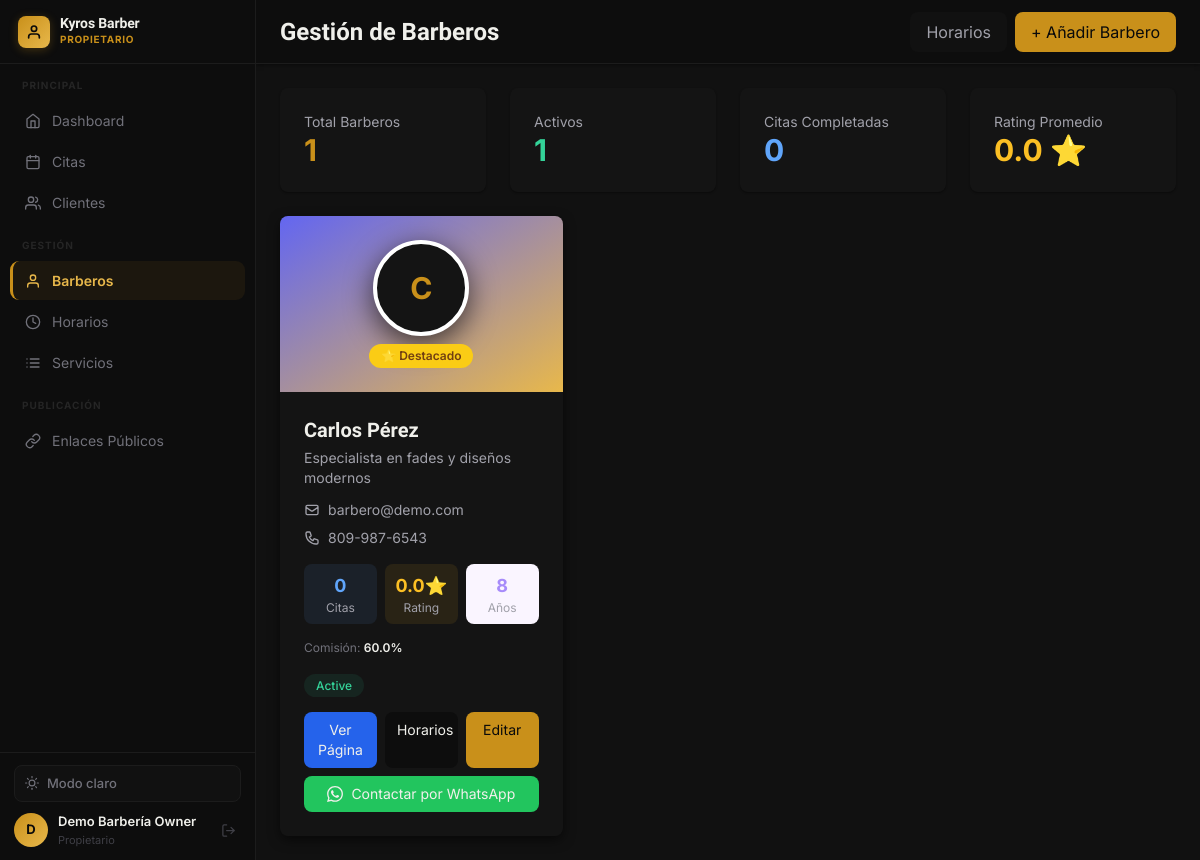
Page /dashboard/barbers.php (signed in) on the earlier database version.
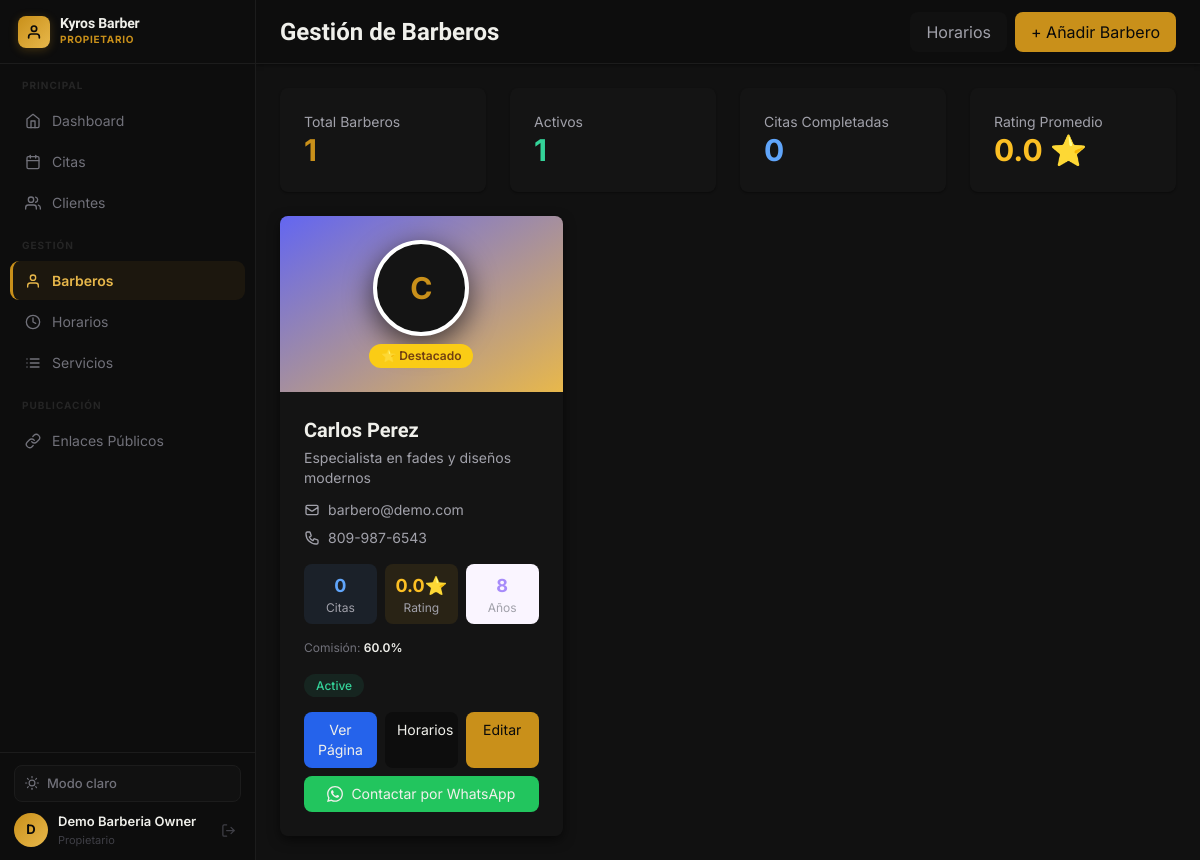
Same page on the later database version.
### tables this page shows
CREATE TABLE barbers (
    id INT AUTO_INCREMENT PRIMARY KEY,
    barbershop_id INT NOT NULL,
    user_id INT NOT NULL,
    slug VARCHAR(255) NOT NULL,
    specialty TEXT,
    bio TEXT,
    experience_years INT,
    photo VARCHAR(255),
    commission_rate DECIMAL(5, 2) DEFAULT 50.00,
    rating DECIMAL(3, 2) DEFAULT 5.00,
    total_reviews INT DEFAULT 0,
    is_featured BOOLEAN DEFAULT FALSE,
    status ENUM('active', 'inactive', 'vacation') DEFAULT 'active',
    created_at TIMESTAMP DEFAULT CURRENT_TIMESTAMP,
    updated_at TIMESTAMP DEFAULT CURRENT_TIMESTAMP ON UPDATE CURRENT_TIMESTAMP,
    FOREIGN KEY (barbershop_id) REFERENCES barbershops(id) ON DELETE CASCADE,
    FOREIGN KEY (user_id) REFERENCES users(id) ON DELETE CASCADE,
    UNIQUE KEY unique_barber_shop (barbershop_id, user_id),
    UNIQUE KEY unique_barber_slug (barbershop_id, slug),
    INDEX idx_status (status),
    INDEX idx_rating (rating)
);

CREATE TABLE users (
    id INT AUTO_INCREMENT PRIMARY KEY,
    email VARCHAR(255) UNIQUE NOT NULL,
    password VARCHAR(255) NOT NULL,
    full_name VARCHAR(255) NOT NULL,
    phone VARCHAR(20),
    role ENUM('superadmin', 'owner', 'barber', 'client') NOT NULL,
    status ENUM('active', 'inactive', 'suspended') DEFAULT 'active',
    avatar VARCHAR(255),
    created_at TIMESTAMP DEFAULT CURRENT_TIMESTAMP,
    updated_at TIMESTAMP DEFAULT CURRENT_TIMESTAMP ON UPDATE CURRENT_TIMESTAMP,
    last_login TIMESTAMP NULL,
    INDEX idx_email (email),
    INDEX idx_role (role),
    INDEX idx_status (status)
);

### core/Helpers.php (called while the page is built, shortened)
<?php
function e($string) {
    return htmlspecialchars($string, ENT_QUOTES, 'UTF-8');
}

### core/Database.php (called while the page is built, shortened)
<?php
class Database {
    private static $instance = null;
    private $connection;
    private function __construct() {
        try {
            $dsn = "mysql:host=" . DB_HOST . ";dbname=" . DB_NAME . ";charset=" . DB_CHARSET;
            $options = [
                PDO::ATTR_ERRMODE => PDO::ERRMODE_EXCEPTION,
                PDO::ATTR_DEFAULT_FETCH_MODE => PDO::FETCH_ASSOC,
                PDO::ATTR_EMULATE_PREPARES => false,
            ];
            $this->connection = new PDO($dsn, DB_USER, DB_PASS, $options);
        } catch (PDOException $e) {
            if (ENVIRONMENT === 'development') {
                die("Error de conexión: " . $e->getMessage());
            } else {
                die("Error de conexión a la base de datos");
            }
        }
    }
    public static function getInstance() {
        if (self::$instance === null) {
            self::$instance = new self();
        }
        return self::$instance;
    }
    public function query($sql, $params = []) {
        try {
            $stmt = $this->connection->prepare($sql);
            $stmt->execute($params);
            return $stmt;
        } catch (PDOException $e) {
            error_log("Database Query Error: " . $e->getMessage());
            throw $e;
        }
    }
    public function fetchAll($sql, $params = []) {
        return $this->query($sql, $params)->fetchAll();
    }
}

### dashboard/barbers.php (the view, shortened to what the changed rows need)
<?php
require_once BASE_PATH . '/core/Database.php';
require_once BASE_PATH . '/core/Helpers.php';
$db = Database::getInstance();
$barbershopId = $_SESSION['barbershop_id'];
$editBarber = null;
$barbers = $db->fetchAll("
    SELECT
        b.*,
        u.full_name,
        u.email,
        u.phone,
        u.status as user_status,
        COUNT(DISTINCT a.id) as total_appointments,
        COALESCE(AVG(r.rating), 0) as avg_rating,
        COUNT(DISTINCT r.id) as total_reviews
    FROM barbers b
    JOIN users u ON b.user_id = u.id
    LEFT JOIN appointments a ON b.id = a.barber_id AND a.status = 'completed'
    LEFT JOIN reviews r ON b.id = r.barber_id
    WHERE b.barbershop_id = ?
    GROUP BY b.id
    ORDER BY b.created_at DESC
", [$barbershopId]);
include BASE_PATH . '/includes/header.php';
?>
<div class="min-h-screen bg-gray-100" x-data="{
    sidebarOpen: false,
    showModal: false,
    showEditModal: <?php echo $editBarber ? 'true' : 'false'; ?>,
    createPreview: '',
    editInitialPhoto: <?php echo htmlspecialchars(json_encode(!empty($editBarber['photo']) ? imageUrl($editBarber['photo']) : ''), ENT_QUOTES, 'UTF-8'); ?>,
    editPreview: '',
    setCreatePreview(event) {
        const file = event.target.files && event.target.files[0] ? event.target.files[0] : null;
        if (!file) {
            this.createPreview = '';
            return;
        }
        this.createPreview = URL.createObjectURL(file);
    },
    setEditPreview(event) {
        const file = event.target.files && event.target.files[0] ? event.target.files[0] : null;
        if (!file) {
            this.editPreview = '';
            return;
        }
        this.editPreview = URL.createObjectURL(file);
    },
    toggleRemovePhoto(event) {
        if (event.target.checked) {
            this.editPreview = '';
            if (this.$refs.editPhotoInput) {
                this.$refs.editPhotoInput.value = '';
            }
            return;
        }
        this.editPreview = '';
    }
}">
    <?php include BASE_PATH . '/includes/sidebar-owner.php'; ?>
    <div class="lg:pl-64">
        <div class="sticky top-0 z-40 flex h-16 bg-white border-b border-gray-200 shadow-sm">
            <div class="flex items-center justify-between flex-1 px-4 sm:px-6">
                <h1 class="text-2xl font-bold text-gray-900">Gestión de Barberos</h1>
            </div>
        </div>
        <main class="p-6">
            <div class="grid grid-cols-1 md:grid-cols-4 gap-6 mb-6">
                <div class="bg-white rounded-lg shadow p-6">
                    <p class="text-sm text-gray-600">Activos</p>
                    <p class="text-3xl font-bold text-green-600">
                        <?php echo count(array_filter($barbers, fn($b) => $b['status'] === 'active')); ?>
                    </p>
                </div>
            </div>
            <div class="grid grid-cols-1 md:grid-cols-2 lg:grid-cols-3 gap-6">
                <?php foreach ($barbers as $barber): ?>
                <div class="bg-white rounded-lg shadow-md overflow-hidden hover:shadow-xl transition">
                    <div class="bg-gradient-to-br from-indigo-500 to-purple-600 p-6 text-center">
                        <?php if ($barber['photo']): ?>
                        <img src="<?php echo imageUrl($barber['photo']); ?>" class="w-24 h-24 rounded-full mx-auto border-4 border-white shadow-lg object-cover" alt="<?php echo e($barber['full_name']); ?>">
                        <?php else: ?>
                        <div class="w-24 h-24 rounded-full mx-auto border-4 border-white shadow-lg bg-white text-indigo-600 flex items-center justify-center text-3xl font-bold">
                            <?php echo substr($barber['full_name'], 0, 1); ?>
                        </div>
                        <?php endif; ?>
                        <?php if ($barber['is_featured']): ?>
                        <span class="inline-block mt-2 px-3 py-1 bg-yellow-400 text-yellow-900 rounded-full text-xs font-semibold">
                            ⭐ Destacado
                        </span>
                        <?php endif; ?>
                    </div>
                    <div class="p-6">
                        <h3 class="text-xl font-bold text-gray-900 mb-1"><?php echo e($barber['full_name']); ?></h3>
                        <p class="text-sm text-gray-600 mb-3"><?php echo e($barber['specialty']); ?></p>
                        <div class="space-y-2 mb-4">
                            <div class="flex items-center text-sm text-gray-600">
                                <svg class="w-4 h-4 mr-2" fill="none" stroke="currentColor" viewBox="0 0 24 24">
                                    <path stroke-linecap="round" stroke-linejoin="round" stroke-width="2" d="M3 8l7.89 5.26a2 2 0 002.22 0L21 8M5 19h14a2 2 0 002-2V7a2 2 0 00-2-2H5a2 2 0 00-2 2v10a2 2 0 002 2z"/>
                                </svg>
                                <?php echo e($barber['email']); ?>
                            </div>
                            <div class="flex items-center text-sm text-gray-600">
                                <?php echo e($barber['phone']); ?>
                            </div>
                        </div>
                        <div class="grid grid-cols-3 gap-2 mb-4">
                            <div class="bg-blue-50 rounded-lg p-2 text-center">
                                <p class="text-lg font-bold text-blue-600"><?php echo $barber['total_appointments']; ?></p>
                                <p class="text-xs text-gray-600">Citas</p>
                            </div>
                            <div class="bg-yellow-50 rounded-lg p-2 text-center">
                                <p class="text-lg font-bold text-yellow-600"><?php echo number_format($barber['avg_rating'], 1); ?>⭐</p>
                                <p class="text-xs text-gray-600">Rating</p>
                            </div>
                            <div class="bg-purple-50 rounded-lg p-2 text-center">
                                <p class="text-lg font-bold text-purple-600"><?php echo $barber['experience_years']; ?></p>
                                <p class="text-xs text-gray-600">Años</p>
                            </div>
                        </div>
                        <p class="text-xs text-gray-500 mb-4">Comisión: <span class="font-semibold text-gray-800"><?php echo number_format(floatval($barber['commission_rate'] ?: 100), 1); ?>%</span></p>
                        <div class="mb-4">
                            <span class="px-3 py-1 text-xs font-medium rounded-full
                                <?php echo $barber['status'] === 'active' ? 'bg-green-100 text-green-800' : 'bg-red-100 text-red-800'; ?>">
                                <?php echo ucfirst($barber['status']); ?>
                            </span>
                        </div>
                        <div class="grid grid-cols-3 gap-2">
                            <a href="../public/barber.php?shop=<?php echo $_SESSION['barbershop_slug']; ?>&barber=<?php echo $barber['slug']; ?>"
                               target="_blank"
                               class="px-3 py-2 bg-blue-600 text-white rounded-lg hover:bg-blue-700 text-center text-sm">
                                Ver Página
                            </a>
                            <a href="barber-schedules.php?barber_id=<?php echo $barber['id']; ?>"
                               class="px-3 py-2 bg-gray-700 text-white rounded-lg hover:bg-gray-800 text-center text-sm">
                                Horarios
                            </a>
                            <a href="?edit=<?php echo $barber['id']; ?>"
                               class="px-3 py-2 bg-indigo-600 text-white rounded-lg hover:bg-indigo-700 text-center text-sm">
                                Editar
                            </a>
                        </div>
                        <?php if ($barber['phone']): ?>
                        <a href="https://wa.me/1<?php echo preg_replace('/[^0-9]/', '', $barber['phone']); ?>"
                           target="_blank"
                           class="mt-2 flex items-center justify-center px-3 py-2 bg-green-500 text-white rounded-lg hover:bg-green-600 text-sm">
                            Contactar por WhatsApp
                        </a>
                        <?php endif; ?>
                    </div>
                </div>
                <?php endforeach; ?>
            </div>
        </main>
    </div>
</div>
<?php include BASE_PATH . '/includes/footer.php'; ?>

### includes/sidebar-owner.php (shortened to what the changed rows need)
<div class="fixed inset-y-0 left-0 z-50 w-64 transform transition-transform duration-300 ease-in-out lg:translate-x-0 flex flex-col"
     :class="sidebarOpen ? 'translate-x-0' : '-translate-x-full'"
     style="background:var(--c-sidebar);border-right:1px solid var(--c-sidebar-bd);">
    <div style="padding:12px 14px;border-top:1px solid var(--c-sidebar-bd);flex-shrink:0;display:flex;flex-direction:column;gap:10px;">
        <div style="display:flex;align-items:center;gap:10px;">
            <div style="min-width:0;flex:1;">
                <p style="font-size:.8125rem;font-weight:600;color:var(--c-text-1);white-space:nowrap;overflow:hidden;text-overflow:ellipsis;"><?php echo e($_SESSION['user_name'] ?? 'Owner'); ?></p>
                <p style="font-size:.6875rem;color:var(--c-text-4);">Propietario</p>
            </div>
        </div>
    </div>
</div>

Differences in the rows shown:
changed through a linked row, barbers "Especialista en fades y diseños modernos": user.full_name "Carlos Pérez" → "Carlos Perez"
Other differences:
$_SESSION['user_name']: "Demo Barbería Owner" → "Demo Barberia Owner"
